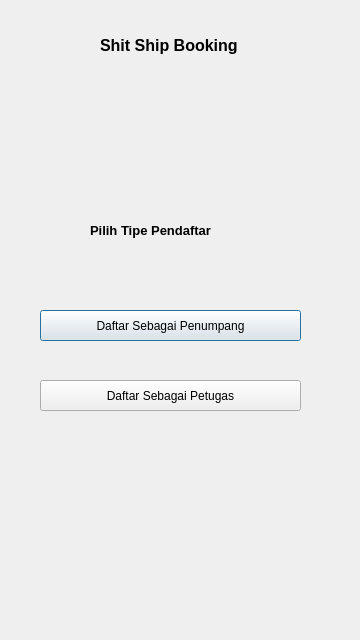
<?xml version="1.0" encoding="UTF-8"?>
<ui version="4.0">
 <class>daftar</class>
 <widget class="QDialog" name="daftar">
  <property name="geometry">
   <rect>
    <x>0</x>
    <y>0</y>
    <width>360</width>
    <height>640</height>
   </rect>
  </property>
  <property name="minimumSize">
   <size>
    <width>360</width>
    <height>640</height>
   </size>
  </property>
  <property name="maximumSize">
   <size>
    <width>360</width>
    <height>640</height>
   </size>
  </property>
  <property name="windowTitle">
   <string>Shit Ship Booking</string>
  </property>
  <property name="windowIcon">
   <iconset>
    <normaloff>../../../Downloads/ship-icon_34102.png</normaloff>../../../Downloads/ship-icon_34102.png</iconset>
  </property>
  <widget class="QLabel" name="label">
   <property name="geometry">
    <rect>
     <x>100</x>
     <y>30</y>
     <width>171</width>
     <height>31</height>
    </rect>
   </property>
   <property name="font">
    <font>
     <pointsize>12</pointsize>
     <bold>true</bold>
    </font>
   </property>
   <property name="text">
    <string>Shit Ship Booking</string>
   </property>
  </widget>
  <widget class="QLabel" name="label_2">
   <property name="geometry">
    <rect>
     <x>140</x>
     <y>70</y>
     <width>81</width>
     <height>81</height>
    </rect>
   </property>
   <property name="text">
    <string/>
   </property>
   <property name="pixmap">
    <pixmap>../../../Downloads/ship-icon_34102.png</pixmap>
   </property>
   <property name="scaledContents">
    <bool>true</bool>
   </property>
  </widget>
  <widget class="QPushButton" name="daftar_penumpang">
   <property name="geometry">
    <rect>
     <x>40</x>
     <y>310</y>
     <width>261</width>
     <height>31</height>
    </rect>
   </property>
   <property name="text">
    <string>Daftar Sebagai Penumpang</string>
   </property>
  </widget>
  <widget class="QPushButton" name="daftar_petugas">
   <property name="geometry">
    <rect>
     <x>40</x>
     <y>380</y>
     <width>261</width>
     <height>31</height>
    </rect>
   </property>
   <property name="text">
    <string>Daftar Sebagai Petugas</string>
   </property>
  </widget>
  <widget class="QLabel" name="label_3">
   <property name="geometry">
    <rect>
     <x>90</x>
     <y>220</y>
     <width>171</width>
     <height>21</height>
    </rect>
   </property>
   <property name="font">
    <font>
     <pointsize>10</pointsize>
     <bold>true</bold>
    </font>
   </property>
   <property name="text">
    <string>Pilih Tipe Pendaftar</string>
   </property>
  </widget>
 </widget>
 <resources/>
 <connections/>
</ui>
